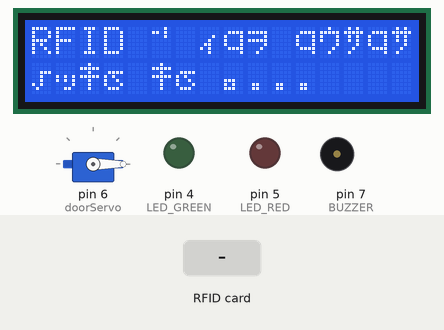
This sketch was run on a simulated Arduino Uno, built with avr-gcc and run on an emulated ATmega328P. Shown: servo, 16×2 character LCD, output pins drawn as LEDs (lit = HIGH), buzzer (waves = sounding). The test bench sets the inputs (shaded band). Pins used as bus, display or sensor lines are not drawn; what the sketch prints to the serial monitor is not drawn.

Above: at 1.3 s.
1.4 s: RFID card 5E 7A 19 C4 held to the reader
At 2.7 s:
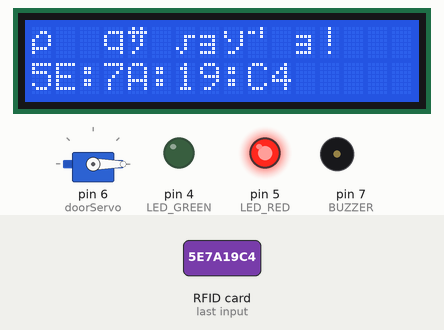
3.5 s: RFID card AA BB CC DD held to the reader
At 4.8 s:
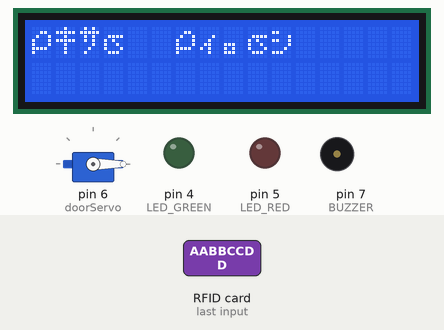
5.6 s: RFID card 12 34 56 78 held to the reader
At 7.0 s:
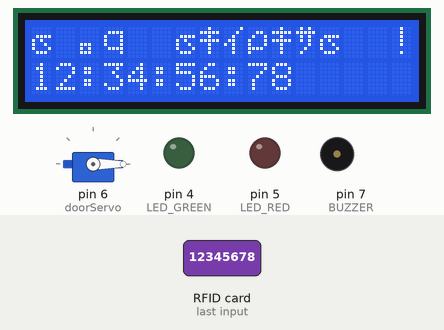
7.4 s: RFID card AA BB CC DD held to the reader
At 8.5 s:
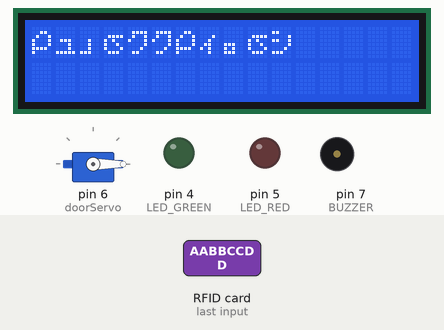
9.2 s: RFID card 12 34 56 78 held to the reader
At 10.2 s:
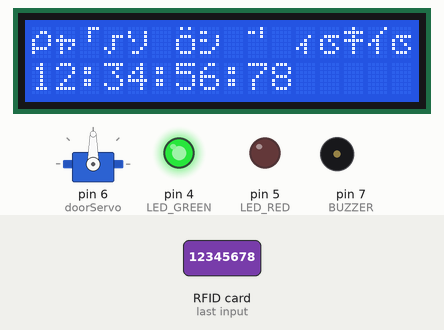
Timing chart, 0 to 13.7 s (numbered marks = the images above; inputs shaded):
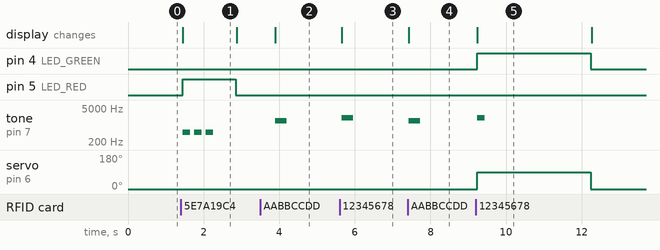

The sketch:

RFID__.ino
```cpp
/*
 * 综合项目：RFID 门禁系统
 * 功能：
 *   1. RFID 刷卡验证身份
 *   2. 授权卡开门（舵机模拟门锁）
 *   3. LCD 显示状态和时间
 *   4. 蜂鸣器提示音
 *   5. 串口记录出入记录
 *   6. 管理员卡添加/删除授权
 *
 * 需要安装库：MFRC522, LiquidCrystal_I2C
 *
 * 硬件：
 *   RC522: SDA→D10, SCK→D13, MOSI→D11, MISO→D12, RST→D9
 *   舵机（门锁）→ D6
 *   LCD I2C → A4, A5
 *   蜂鸣器 → D7
 *   绿灯 → D4，红灯 → D5
 */

#include <SPI.h>
#include <MFRC522.h>
#include <Servo.h>
#include <Wire.h>
#include <LiquidCrystal_I2C.h>

MFRC522 rfid(10, 9);
Servo doorServo;
LiquidCrystal_I2C lcd(0x27, 16, 2);

const int BUZZER    = 7;
const int LED_GREEN = 4;
const int LED_RED   = 5;

// 管理员卡 UID（修改为你的管理员卡）
byte adminUID[] = {0xAA, 0xBB, 0xCC, 0xDD};

// 授权卡列表（最多10张）
byte authorizedCards[10][4];
int cardCount = 0;

// 门锁状态
const int LOCK_ANGLE   = 0;    // 锁定角度
const int UNLOCK_ANGLE = 90;   // 解锁角度
const unsigned long OPEN_DURATION = 3000;  // 开门持续3秒

bool addMode = false;  // 添加卡模式

void setup() {
  SPI.begin();
  rfid.PCD_Init();
  doorServo.attach(6);
  doorServo.write(LOCK_ANGLE);

  pinMode(BUZZER, OUTPUT);
  pinMode(LED_GREEN, OUTPUT);
  pinMode(LED_RED, OUTPUT);

  lcd.init();
  lcd.backlight();
  Serial.begin(9600);

  // 预设一张授权卡
  byte defaultCard[] = {0x12, 0x34, 0x56, 0x78};
  memcpy(authorizedCards[cardCount++], defaultCard, 4);

  lcd.print("RFID 门禁系统");
  lcd.setCursor(0, 1);
  lcd.print("请刷卡...");
  Serial.println("RFID 门禁系统启动");
  Serial.println("管理员卡: 进入添加模式");
}

void loop() {
  if (!rfid.PICC_IsNewCardPresent() || !rfid.PICC_ReadCardSerial()) {
    return;
  }

  byte *uid = rfid.uid.uidByte;
  byte size = rfid.uid.size;

  // 打印 UID
  String uidStr = getUIDString(uid, size);
  Serial.print("刷卡: ");
  Serial.println(uidStr);

  // 检查是否为管理员卡
  if (matchUID(uid, adminUID)) {
    addMode = !addMode;
    lcd.clear();
    lcd.print(addMode ? "添加模式" : "正常模式");
    tone(BUZZER, 1500, 300);
    Serial.println(addMode ? "进入添加模式" : "退出添加模式");
  }
  else if (addMode) {
    // 添加新卡
    if (cardCount < 10) {
      memcpy(authorizedCards[cardCount++], uid, 4);
      lcd.clear();
      lcd.print("卡片已添加!");
      lcd.setCursor(0, 1);
      lcd.print(uidStr);
      tone(BUZZER, 2000, 200);
      delay(100);
      tone(BUZZER, 2000, 200);
      Serial.print("添加卡片: ");
      Serial.println(uidStr);
    }
  }
  else if (isAuthorized(uid)) {
    // 授权通过，开门
    accessGranted(uidStr);
  }
  else {
    // 拒绝访问
    accessDenied(uidStr);
  }

  rfid.PICC_HaltA();
  rfid.PCD_StopCrypto1();
  delay(1000);
}

void accessGranted(String uid) {
  Serial.print("授权通过: ");
  Serial.println(uid);

  lcd.clear();
  lcd.print("欢迎！门已开");
  lcd.setCursor(0, 1);
  lcd.print(uid);

  digitalWrite(LED_GREEN, HIGH);
  tone(BUZZER, 2000, 200);
  doorServo.write(UNLOCK_ANGLE);

  delay(OPEN_DURATION);

  doorServo.write(LOCK_ANGLE);
  digitalWrite(LED_GREEN, LOW);
  noTone(BUZZER);

  lcd.clear();
  lcd.print("RFID 门禁系统");
  lcd.setCursor(0, 1);
  lcd.print("请刷卡...");
}

void accessDenied(String uid) {
  Serial.print("拒绝访问: ");
  Serial.println(uid);

  lcd.clear();
  lcd.print("拒绝访问!");
  lcd.setCursor(0, 1);
  lcd.print(uid);

  digitalWrite(LED_RED, HIGH);
  for (int i = 0; i < 3; i++) {
    tone(BUZZER, 500, 200);
    delay(300);
  }
  noTone(BUZZER);
  delay(500);
  digitalWrite(LED_RED, LOW);

  lcd.clear();
  lcd.print("RFID 门禁系统");
  lcd.setCursor(0, 1);
  lcd.print("请刷卡...");
}

bool isAuthorized(byte *uid) {
  for (int i = 0; i < cardCount; i++) {
    if (matchUID(uid, authorizedCards[i])) return true;
  }
  return false;
}

bool matchUID(byte *uid1, byte *uid2) {
  for (int i = 0; i < 4; i++) {
    if (uid1[i] != uid2[i]) return false;
  }
  return true;
}

String getUIDString(byte *uid, byte size) {
  String s = "";
  for (byte i = 0; i < size; i++) {
    if (uid[i] < 0x10) s += "0";
    s += String(uid[i], HEX);
    if (i < size - 1) s += ":";
  }
  s.toUpperCase();
  return s;
}
```

Measured:
- after the input at 1.4 s, pin 5 (LED_RED): LOW → HIGH after 0.05 s, → LOW 1.4 s later; tone on pin 7 (BUZZER): alternates 500 Hz for 0.20 s and silent for 0.10 s, 6 changes in all, then stays silent, starting after 0.05 s; the display: changes after 0.05 s (image 1)
- after the input at 3.5 s, tone on pin 7 (BUZZER): silent → 1500 Hz after 0.40 s, → silent 0.30 s later; the display: changes after 0.40 s (image 2)
- after the input at 5.6 s, tone on pin 7 (BUZZER): silent → 2000 Hz after 0.06 s, → silent 0.30 s later; the display: changes after 0.06 s (image 3)
- after the input at 7.4 s, tone on pin 7 (BUZZER): silent → 1500 Hz at once, → silent 0.30 s later; the display: changes at once (image 4)
- after the input at 9.2 s, pin 4 (LED_GREEN): LOW → HIGH at once, → LOW 3.0 s later; tone on pin 7 (BUZZER): silent → 2000 Hz at once, → silent 0.20 s later; servo on pin 6 (doorServo): 0° → 90° at once, → 0° 3.0 s later; the display: changes at once (image 5)
- what the display in image 1 shows lasts 1.4 s, from 1.5 s to 2.9 s
